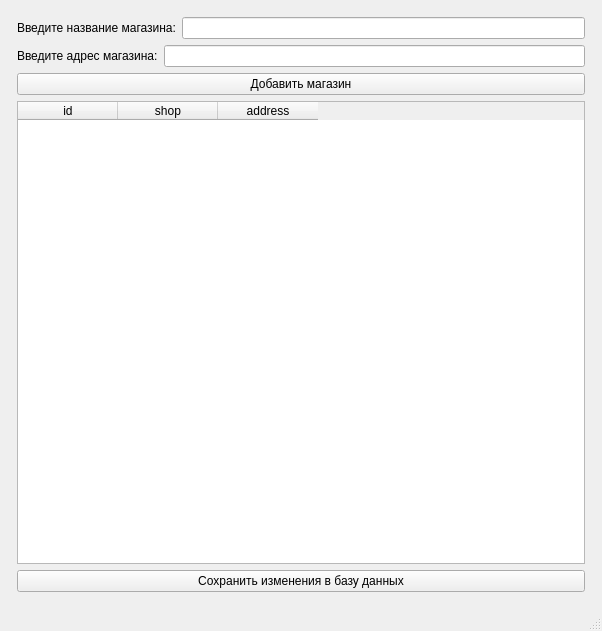
<?xml version="1.0" encoding="UTF-8"?>
<ui version="4.0">
 <class>MainWindow</class>
 <widget class="QMainWindow" name="MainWindow">
  <property name="geometry">
   <rect>
    <x>0</x>
    <y>0</y>
    <width>602</width>
    <height>631</height>
   </rect>
  </property>
  <property name="windowTitle">
   <string>MainWindow</string>
  </property>
  <widget class="QWidget" name="centralwidget">
   <layout class="QVBoxLayout" name="verticalLayout_2">
    <item>
     <layout class="QVBoxLayout" name="verticalLayout">
      <property name="leftMargin">
       <number>8</number>
      </property>
      <property name="topMargin">
       <number>8</number>
      </property>
      <property name="rightMargin">
       <number>8</number>
      </property>
      <property name="bottomMargin">
       <number>8</number>
      </property>
      <item>
       <layout class="QHBoxLayout" name="horizontalLayout_2">
        <item>
         <widget class="QLabel" name="label_2">
          <property name="text">
           <string>Введите название магазина:</string>
          </property>
         </widget>
        </item>
        <item>
         <widget class="QLineEdit" name="name"/>
        </item>
       </layout>
      </item>
      <item>
       <layout class="QHBoxLayout" name="horizontalLayout_5">
        <item>
         <widget class="QLabel" name="label_5">
          <property name="text">
           <string>Введите адрес магазина:</string>
          </property>
         </widget>
        </item>
        <item>
         <widget class="QLineEdit" name="address"/>
        </item>
       </layout>
      </item>
      <item>
       <widget class="QPushButton" name="btn_add_name">
        <property name="text">
         <string>Добавить магазин</string>
        </property>
       </widget>
      </item>
      <item>
       <widget class="QTableWidget" name="table_shop">
        <column>
         <property name="text">
          <string>id</string>
         </property>
        </column>
        <column>
         <property name="text">
          <string>shop</string>
         </property>
        </column>
        <column>
         <property name="text">
          <string>address</string>
         </property>
        </column>
       </widget>
      </item>
      <item>
       <widget class="QPushButton" name="btn_save_data">
        <property name="text">
         <string>Сохранить изменения в базу данных</string>
        </property>
       </widget>
      </item>
     </layout>
    </item>
   </layout>
  </widget>
  <widget class="QMenuBar" name="menubar">
   <property name="geometry">
    <rect>
     <x>0</x>
     <y>0</y>
     <width>602</width>
     <height>21</height>
    </rect>
   </property>
  </widget>
  <widget class="QStatusBar" name="statusbar"/>
 </widget>
 <resources/>
 <connections/>
</ui>
